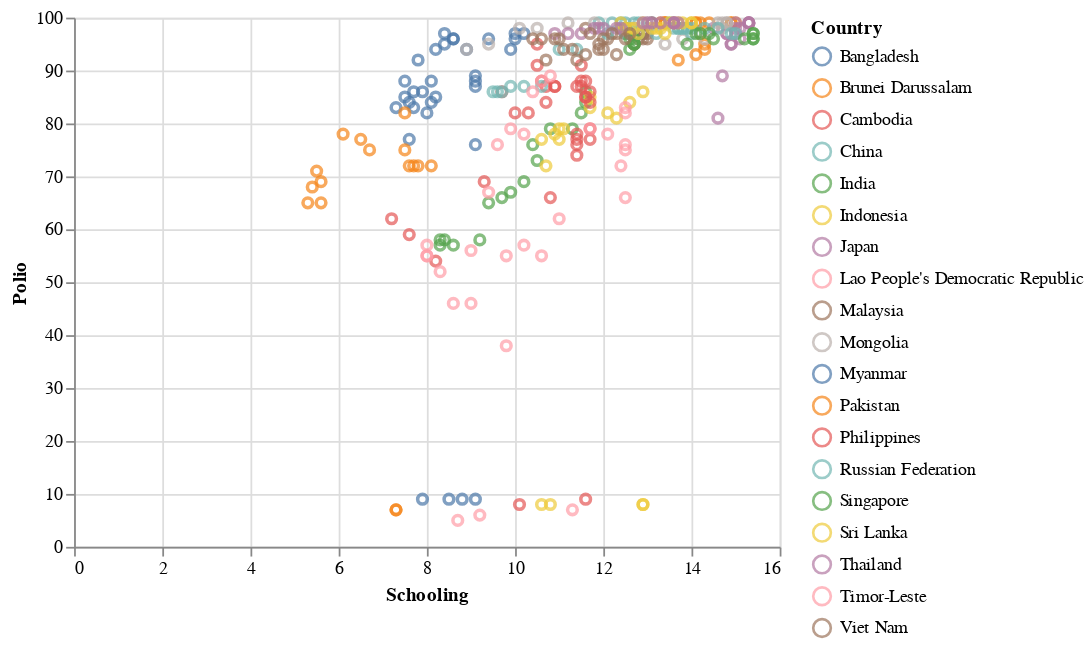

The notebook cell saved with this chart:
### Markdown cell above
**Polio**
- North Korea and South Korea are missing (because of no values in Schooling)
- Few values of Polio are below/around 10, probably because of a wrongly placed decimal

### Code cell
alt.Chart(FactorHealth1).mark_point().encode(
    x ='Schooling',
    y ='Polio',
    color = 'Country'
)

### Figure 1 — Vega-Lite specification as saved in the notebook (floating-point values rounded to 4 significant figures; data arrays with more than 128 entries replaced by an {"elided": "..."} marker saying what was removed)
{"config": {"view": {"continuousWidth": 400, "continuousHeight": 300}}, "data": {"name": "data-5d7784e6133ec95ec4ff5e057c2af840"}, "mark": "point", "encoding": {"color": {"field": "Country", "type": "nominal"}, "x": {"field": "Schooling", "type": "quantitative"}, "y": {"field": "Polio", "type": "quantitative"}}, "$schema": "https://vega.github.io/schema/vega-lite/v4.17.0.json", "datasets": {"data-5d7784e6133ec95ec4ff5e057c2af840": {"elided": "336 records"}}}
